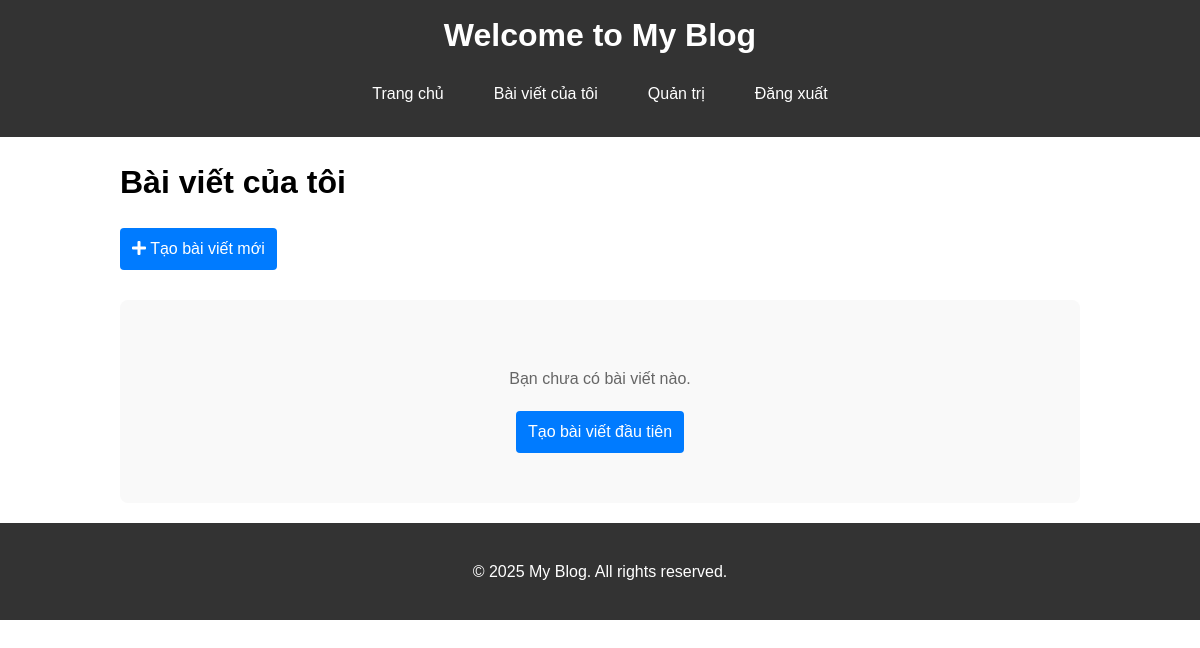
The page /my-posts (signed in) on the database as committed earlier.
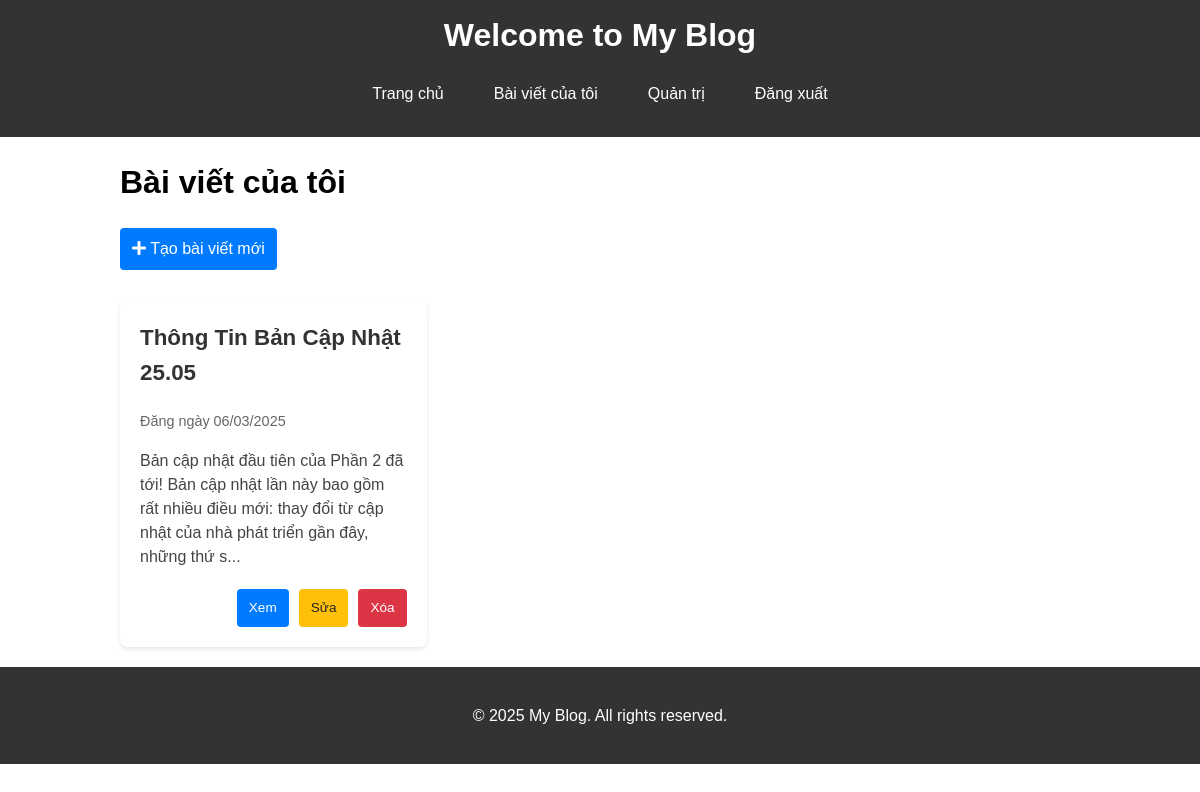
The same page on the database as committed later.
### models.py (models this page shows)
class Post(db.Model):
    id = db.Column(db.Integer, primary_key=True)
    title = db.Column(db.String(200), nullable=False)
    content = db.Column(db.Text, nullable=False)
    date_posted = db.Column(db.DateTime, nullable=False, default=datetime.utcnow)
    user_id = db.Column(db.Integer, db.ForeignKey('user.id'), nullable=False)
    comments = db.relationship('Comment', backref='post', lazy=True, cascade='all, delete-orphan')

### app.py (the view)
@app.route('/my-posts')
@login_required
def my_posts():
    posts = Post.query.filter_by(user_id=current_user.id).order_by(Post.date_posted.desc()).all()
    return render_template('my_posts.html', posts=posts)

### app.py (called while the page is built)
@login_manager.user_loader
def load_user(user_id):
    return User.query.get(int(user_id))

@app.before_request
def check_blocked_user():
    if current_user.is_authenticated and current_user.is_blocked:
        logout_user()
        return redirect(url_for('blocked'))

@app.context_processor
def inject_current_year():
    from datetime import datetime
    return {'current_year': datetime.now().year}

### templates/my_posts.html (shortened to what this page needs)
{% extends "base.html" %}
{% block content %}
<div class="container">
    <h1>Bài viết của tôi</h1>
    <div class="action-bar">
        <a href="{{ url_for('new_post') }}" class="btn btn-primary">
            <i class="fas fa-plus"></i> Tạo bài viết mới
        </a>
    </div>
    {% if posts %}
        <div class="posts-grid">
            {% for post in posts %}
            <div class="post-card">
                <h2 class="post-title">{{ post.title }}</h2>
                <p class="post-date">Đăng ngày {{ post.date_posted.strftime('%d/%m/%Y') }}</p>
                <p class="post-excerpt">{{ post.content[:150] }}{% if post.content|length > 150 %}...{% endif %}</p>
                <div class="post-actions">
                    <a href="{{ url_for('post', post_id=post.id) }}" class="btn btn-sm">Xem</a>
                    <a href="{{ url_for('edit_post', post_id=post.id) }}" class="btn btn-sm btn-warning">Sửa</a>
                    <a href="{{ url_for('delete_post', post_id=post.id) }}" class="btn btn-sm btn-danger"
                       onclick="return confirm('Bạn có chắc chắn muốn xóa bài viết này?');">Xóa</a>
                </div>
            </div>
            {% endfor %}
        </div>
    {% else %}
        <div class="no-posts">
            <p>Bạn chưa có bài viết nào.</p>
            <a href="{{ url_for('new_post') }}" class="btn btn-primary">Tạo bài viết đầu tiên</a>
        </div>
    {% endif %}
</div>
{% endblock %}

Rows that differ between the two databases and show on the page:
added Post: title "Thông Tin Bản Cập Nhật 25.05", date_posted "06/03/2025", content "Bản cập nhật đầu tiên của Phần 2 đã tới! Bản cập nhật lần này bao gồm rất nhiều điều mới: thay đổi từ cập nhật của nhà phát triển gần đây, những thứ s"
Other text that changed with them:
text no longer shown: "Bạn chưa có bài viết nào. Tạo bài viết đầu tiên"
